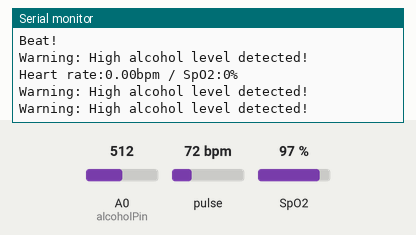
This sketch was run on a simulated Arduino Uno, built with avr-gcc and run on an emulated ATmega328P. Shown: the last lines printed to the serial monitor. The inputs (shaded band) are chosen by the test bench; at power-on: A0 (alcoholPin) = 512, pulse 72 bpm, SpO2 97 %.

Above: at 1.2 s.
1.3 s: A0 (alcoholPin) set to 790
At 2.04 s:
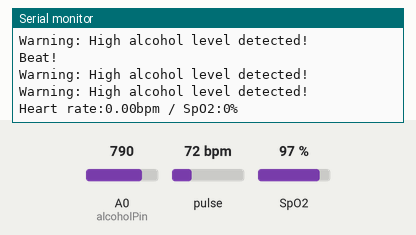
2.8 s: A0 (alcoholPin) set to 815
At 2.85 s:
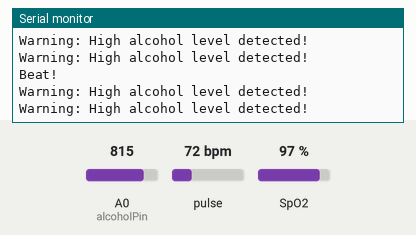

Measured:
- the behaviour switches between 800 and 801 on A0 (alcoholPin) (found by bisection; images 1 and 2)

The sketch:

sketch_apr4a.ino
```cpp
#include <Wire.h>
#include "MAX30100_PulseOximeter.h"
#include <MPU6050.h>

#define REPORTING_PERIOD_MS     1000
int alcoholPin = A0;
int threshold = 500; // adjust this value depending on the sensitivity of the sensor
int warningThreshold = 800; // adjust this value depending on the desired warning level

// Create a PulseOximeter object
PulseOximeter pox;

// Time at which the last beat occurred
uint32_t tsLastReport = 0;

// Callback routine is executed when a pulse is detected
void onBeatDetected() {
    Serial.println("Beat!");
}

void setup() {
    Serial.begin(9600);

    Serial.print("Initializing pulse oximeter..");

    // Initialize sensor
    if (!pox.begin()) {
        Serial.println("FAILED");
        for(;;);
    } else {
        Serial.println("SUCCESS");
    }

	// Configure sensor to use 7.6mA for LED drive
	pox.setIRLedCurrent(MAX30100_LED_CURR_7_6MA);

    // Register a callback routine
    pox.setOnBeatDetectedCallback(onBeatDetected);
}

void loop() {
    // Read from the sensor
    pox.update();

    // Grab the updated heart rate and SpO2 levels
    if (millis() - tsLastReport > REPORTING_PERIOD_MS) {
        Serial.print("Heart rate:");
        Serial.print(pox.getHeartRate());
        Serial.print("bpm / SpO2:");
        Serial.print(pox.getSpO2());
        Serial.println("%");

        tsLastReport = millis();
    }

    // mq 3

    int alcoholValue = analogRead(alcoholPin);
  if (alcoholValue > threshold) {
    Serial.println("Warning: High alcohol level detected!");
  }
  if (alcoholValue > warningThreshold) {
      Serial.println("Warning: Extremely high alcohol level detected!");
    }
  delay(100);
}
```
